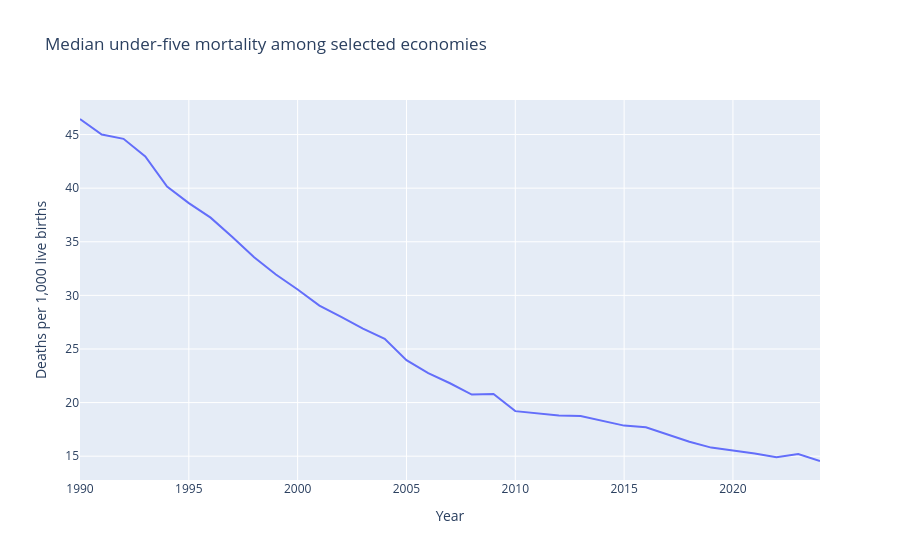

The code cell stored with this chart in its notebook:
### Code cell
median_mortality = sample.groupby("year")["mortality"].median().reset_index()

fig = px.line(
    median_mortality,
    x="year",
    y="mortality",
    title="Median under-five mortality among selected economies",
    labels={"year": "Year", "mortality": "Deaths per 1,000 live births"},
)
fig.show()

### Figure 1 — Plotly figure (JSON) as saved in the notebook; plotly's stock layout.template omitted (floating-point values rounded to 4 significant figures)
{"data": [{"hovertemplate": "Year=%{x}<br>Deaths per 1,000 live births=%{y}<extra></extra>", "legendgroup": "", "line": {"color": "#636efa", "dash": "solid"}, "marker": {"symbol": "circle"}, "mode": "lines", "name": "", "orientation": "v", "showlegend": false, "type": "scatter", "x": [1990, 1991, 1992, 1993, 1994, 1995, 1996, 1997, 1998, 1999, 2000, 2001, 2002, 2003, 2004, 2005, 2006, 2007, 2008, 2009, 2010, 2011, 2012, 2013, 2014, 2015, 2016, 2017, 2018, 2019, 2020, 2021, 2022, 2023, 2024], "xaxis": "x", "y": [46.45, 45.0, 44.6, 42.95, 40.15, 38.6, 37.25, 35.45, 33.55, 31.95, 30.55, 29.05, 28.0, 26.9, 25.95, 23.95, 22.75, 21.8, 20.75, 20.8, 19.2, 19.0, 18.8, 18.75, 18.3, 17.85, 17.7, 17.0, 16.35, 15.8, 15.55, 15.25, 14.9, 15.2, 14.55], "yaxis": "y"}], "layout": {"legend": {"tracegroupgap": 0}, "title": {"text": "Median under-five mortality among selected economies"}, "xaxis": {"anchor": "y", "domain": [0.0, 1.0], "title": {"text": "Year"}}, "yaxis": {"anchor": "x", "domain": [0.0, 1.0], "title": {"text": "Deaths per 1,000 live births"}}}}
